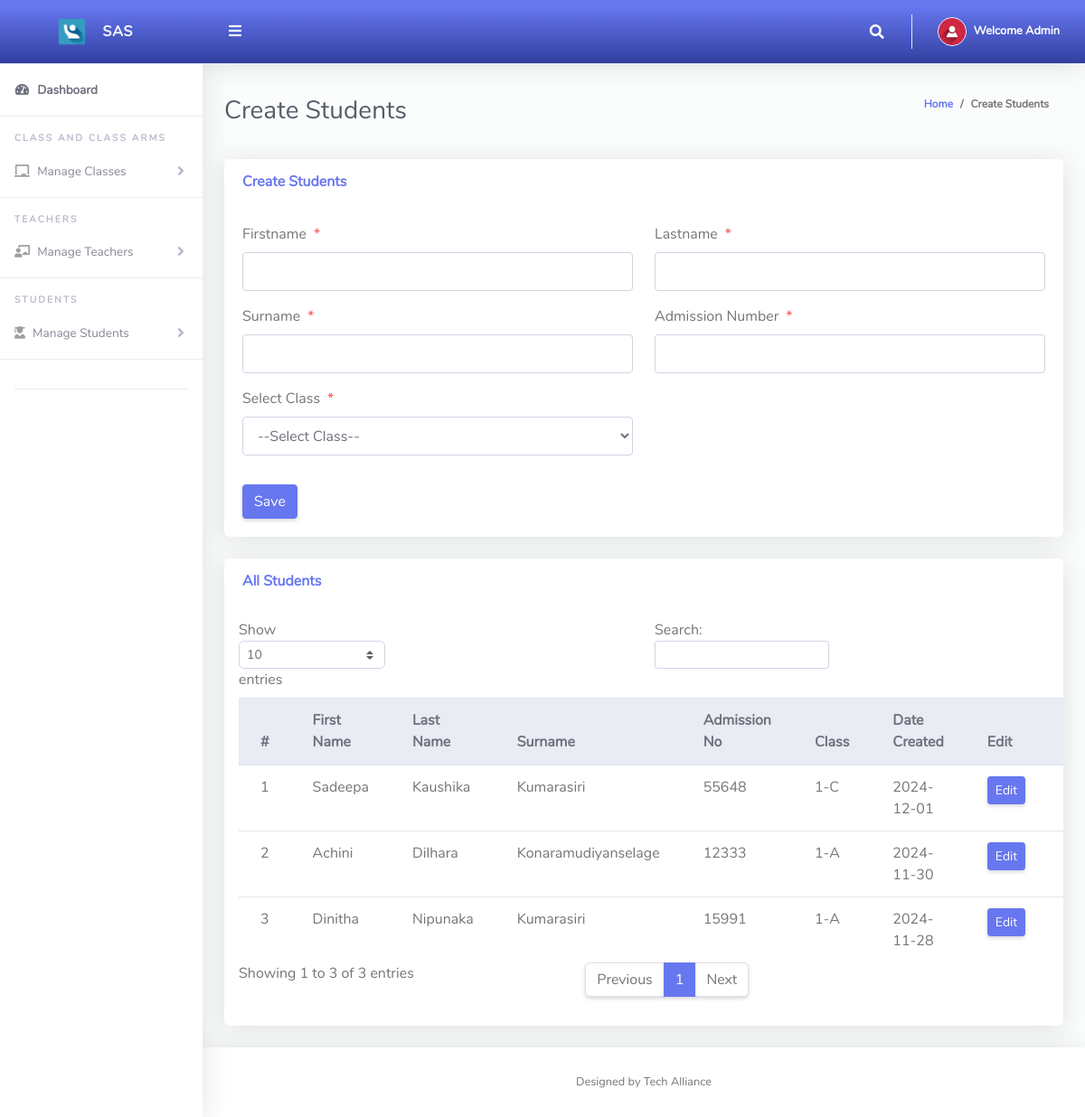
Page /Admin/createStudents.php (signed in) on the committed database.
### tables this page shows
CREATE TABLE `tblstudents` (
  `Id` int(10) NOT NULL,
  `firstName` varchar(255) NOT NULL,
  `lastName` varchar(255) NOT NULL,
  `surName` varchar(255) NOT NULL,
  `admissionNumber` varchar(255) NOT NULL,
  `password` varchar(50) NOT NULL,
  `classId` varchar(10) NOT NULL,
  `dateCreated` varchar(50) NOT NULL
);

CREATE TABLE `tblclass` (
  `Id` int(10) NOT NULL,
  `className` varchar(255) NOT NULL
);

### Admin/createStudents.php (the view, shortened to what this page needs)
<?php
include '../Includes/dbcon.php';
?>
<!DOCTYPE html>
<html lang="en">
<head>
  <link href="../vendor/fontawesome-free/css/all.min.css" rel="stylesheet" type="text/css">
  <link href="../vendor/bootstrap/css/bootstrap.min.css" rel="stylesheet" type="text/css">
  <link href="css/ruang-admin.min.css" rel="stylesheet">
</head>
<body id="page-top">
  <div id="wrapper">
    <?php include "Includes/sidebar.php";?>
    <div id="content-wrapper" class="d-flex flex-column">
      <div id="content">
        <?php include "Includes/topbar.php";?>
        <div class="container-fluid" id="container-wrapper">
          <div class="d-sm-flex align-items-center justify-content-between mb-4">
            <h1 class="h3 mb-0 text-gray-800">Create Students</h1>
            <ol class="breadcrumb">
              <li class="breadcrumb-item"><a href="./">Home</a></li>
              <li class="breadcrumb-item active" aria-current="page">Create Students</li>
            </ol>
          </div>
          <div class="row">
            <div class="col-lg-12">
              <div class="card mb-4">
                <div class="card-header py-3 d-flex flex-row align-items-center justify-content-between">
                  <h6 class="m-0 font-weight-bold text-primary">Create Students</h6>
                </div>
                <div class="card-body">
                  <form method="post">
                   <div class="form-group row mb-3">
                        <div class="col-xl-6">
                        <label class="form-control-label">Firstname<span class="text-danger ml-2">*</span></label>
                        <input type="text" class="form-control" name="firstName" value="<?php echo $row['firstName'];?>" id="exampleInputFirstName" >
                        </div>
                        <div class="col-xl-6">
                        <label class="form-control-label">Lastname<span class="text-danger ml-2">*</span></label>
                        <input type="text" class="form-control" name="lastName" value="<?php echo $row['lastName'];?>" id="exampleInputFirstName" >
                        </div>
                    </div>
                     <div class="form-group row mb-3">
                        <div class="col-xl-6">
                        <label class="form-control-label">Surname<span class="text-danger ml-2">*</span></label>
                        <input type="text" class="form-control" name="surName" value="<?php echo $row['surName'];?>" id="exampleInputFirstName" >
                        </div>
                        <div class="col-xl-6">
                        <label class="form-control-label">Admission Number<span class="text-danger ml-2">*</span></label>
                        <input type="text" class="form-control" required name="admissionNumber" value="<?php echo $row['admissionNumber'];?>" id="exampleInputFirstName" >
                        </div>
                    </div>
                    <div class="form-group row mb-3">
                        <div class="col-xl-6">
                        <label class="form-control-label">Select Class<span class="text-danger ml-2">*</span></label>
                         <?php
                        $qry= "SELECT * FROM tblclass ORDER BY className ASC";
                        $result = $conn->query($qry);
                        $num = $result->num_rows;
                        if ($num > 0){
                          echo '<select required name="classId" class="form-control mb-3">';
                          echo'<option value="">--Select Class--</option>';
                          echo '</select>';
                        }
                        ?>
                        </div>
                    </div>
                    <?php if (isset($Id)) { ?>
                      <button type="submit" name="update" class="btn btn-warning">Update</button>
                    <?php } else { ?>
                      <button type="submit" name="save" class="btn btn-primary">Save</button>
                    <?php } ?>
                  </form>
                </div>
              </div>
              <div class="row">
                <div class="col-lg-12">
                  <div class="card mb-4">
                    <div class="card-header py-3 d-flex flex-row align-items-center justify-content-between">
                      <h6 class="m-0 font-weight-bold text-primary">All Students</h6>
                    </div>
                    <div class="table-responsive p-3">
                      <table class="table align-items-center table-flush table-hover" id="dataTableHover">
                        <thead class="thead-light">
                          <tr>
                            <th>#</th>
                            <th>First Name</th>
                            <th>Last Name</th>
                            <th>Surname</th>
                            <th>Admission No</th>
                            <th>Class</th>
                            <th>Date Created</th>
                            <th>Edit</th>
                            <th>Delete</th>
                          </tr>
                        </thead>
                        <tbody>
                          <?php
                          $query = "SELECT tblstudents.Id, tblclass.className, tblstudents.firstName,
                          tblstudents.lastName, tblstudents.surName, tblstudents.admissionNumber, tblstudents.dateCreated
                          FROM tblstudents
                          INNER JOIN tblclass ON tblclass.Id = tblstudents.classId";
                          $rs = $conn->query($query);
                          $sn = 0;
                          if ($rs->num_rows > 0) {
                            while ($rows = $rs->fetch_assoc()) {
                              $sn += 1;
                              echo "
                                <tr>
                                  <td>".$sn."</td>
                                  <td>".$rows['firstName']."</td>
                                  <td>".$rows['lastName']."</td>
                                  <td>".$rows['surName']."</td>
                                  <td>".$rows['admissionNumber']."</td>
                                  <td>".$rows['className']."</td>
                                  <td>".$rows['dateCreated']."</td>
                                  <td><a href='?action=edit&Id=".$rows['Id']."' class='btn btn-sm btn-primary'>Edit</a></td>
                                  <td><a href='?action=delete&Id=".$rows['Id']."' class='btn btn-sm btn-danger' onClick=\"return confirm('Are you sure you want to delete?')\">Delete</a></td>
                                </tr>";
                            }
                          } else {
                            echo "<div class='alert alert-danger' role='alert'>No Record Found!</div>";
                          }
                          ?>
                        </tbody>
                      </table>
                    </div>
                  </div>
                </div>
              </div>
            </div>
          </div>
        </div>
      </div>
      <?php include "Includes/footer.php";?>
    </div>
  </div>
</body>
</html>

### Admin/Includes/topbar.php (shortened to what this page needs)
<?php
  if (isset($_SESSION['userId'])) {
      $query = "SELECT * FROM tbladmin WHERE Id = ".$_SESSION['userId']."";
      $rs = $conn->query($query);
      if ($rs && $rs->num_rows > 0) {
          $rows = $rs->fetch_assoc();
          $fullName = $rows['firstName']." ".$rows['lastName'];
      } else {
          $fullName = "Guest";
      }
  } else {
      header("Location: login.php");
      exit();
  }
  $current_page = basename($_SERVER['PHP_SELF']);
?>
<nav class="navbar navbar-expand navbar-light bg-gradient-primary topbar mb-4 static-top">
    <button id="sidebarToggleTop" class="btn btn-link rounded-circle mr-3">
        <i class="fa fa-bars"></i>
    </button>
    <ul class="navbar-nav ml-auto">
        <?php if ($current_page !== 'index.php') { ?>
            <li class="nav-item dropdown no-arrow">
                <a class="nav-link dropdown-toggle" href="#" id="searchDropdown" role="button" data-toggle="dropdown"
                    aria-haspopup="true" aria-expanded="false">
                    <i class="fas fa-search fa-fw"></i>
                </a>
            </li>
        <?php } ?>
        <li class="nav-item dropdown no-arrow">
            <a class="nav-link dropdown-toggle" href="#" id="userDropdown" role="button" data-toggle="dropdown"
                aria-haspopup="true" aria-expanded="false">
                <img class="img-profile rounded-circle" src="img/user-icn.png" style="max-width: 60px">
                <span class="ml-2 d-none d-lg-inline text-white small"><b>Welcome <?php echo $fullName;?></b></span>
            </a>
        </li>
    </ul>
</nav>

### rows in the picture
tblstudents: firstName "Sadeepa", lastName "Kaushika", surName "Kumarasiri", admissionNumber "55648", classId.className "1-C", dateCreated "2024-12-01"
tblstudents: firstName "Achini", lastName "Dilhara", surName "Konaramudiyanselage", admissionNumber "12333", classId.className "1-A", dateCreated "2024-11-30"
tblstudents: firstName "Dinitha", lastName "Nipunaka", surName "Kumarasiri", admissionNumber "15991", classId.className "1-A", dateCreated "2024-11-28"

### other values in the picture
$fullName "Admin"
